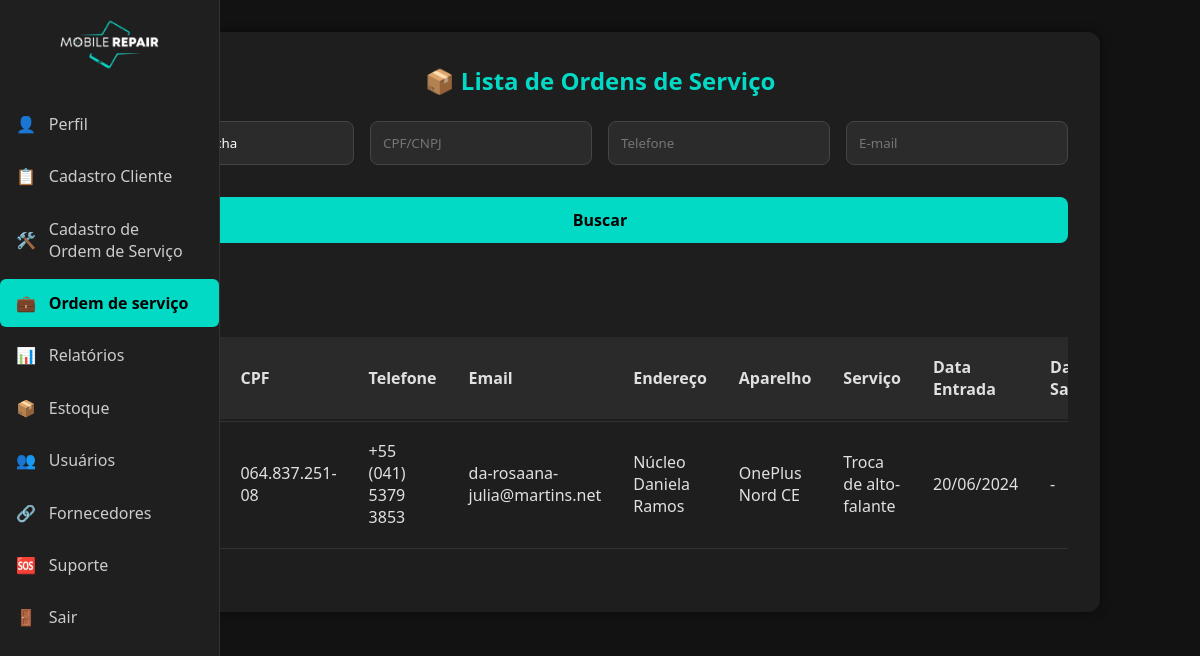
/ordem_serv.php?nome=Lorenzo Rocha (signed in), run on the app's committed database.
### tables this page shows
CREATE TABLE `ordem_serv` (
  `id_ordem_serv` int(11) NOT NULL,
  `Aparelho` varchar(100) DEFAULT NULL,
  `servico` varchar(255) DEFAULT NULL,
  `status` varchar(50) DEFAULT NULL,
  `valor` decimal(10,2) DEFAULT NULL,
  `tipo_pagamento` varchar(50) DEFAULT NULL,
  `problema` varchar(255) DEFAULT NULL,
  `cpf` varchar(20) DEFAULT NULL,
  `idusuario` int(11) DEFAULT NULL,
  `data_entrada` date DEFAULT NULL,
  `data_saida` date DEFAULT NULL
);

CREATE TABLE `cliente` (
  `cpf` varchar(20) NOT NULL,
  `telefone` varchar(20) DEFAULT NULL,
  `nome` varchar(100) DEFAULT NULL,
  `email` varchar(100) DEFAULT NULL,
  `endereco` varchar(100) DEFAULT NULL
);

### ordem_serv.php (the view, shortened to what this page needs)
<?php
require_once 'conexao.php';
$menus = [
    'Gerente' => [
        ['href' => 'dashboard.php', 'icon' => '👤', 'text' => 'Perfil'],
        ['href' => 'cadastro-cliente.php', 'icon' => '📋', 'text' => 'Cadastro Cliente'],
        ['href' => 'cadastro-ordem_serv.php', 'icon' => '🛠️', 'text' => 'Cadastro de<br>Ordem de Serviço'],
        ['href' => 'ordem_serv.php', 'icon' => '💼', 'text' => 'Ordem de serviço'],
        ['href' => 'relatorio.php', 'icon' => '📊', 'text' => 'Relatórios'],
        ['href' => 'estoque.php', 'icon' => '📦', 'text' => 'Estoque'],
        ['href' => 'usuarios.php', 'icon' => '👥', 'text' => 'Usuários'],
        ['href' => 'fornecedor.php', 'icon' => '🔗', 'text' => 'Fornecedores'],
        ['href' => 'suporte.php', 'icon' => '🆘', 'text' => 'Suporte'],
        ['href' => 'logout.php', 'icon' => '🚪', 'text' => 'Sair']
    ],
    'Atendente' => [
        ['href' => 'dashboard.php', 'icon' => '👤', 'text' => 'Perfil'],
        ['href' => 'cadastro-cliente.php', 'icon' => '📋', 'text' => 'Cadastro Cliente'],
        ['href' => 'cadastro-ordem_serv.php', 'icon' => '🛠️', 'text' => 'Cadastro de<br>Ordem de Serviço'],
        ['href' => 'ordem_serv.php', 'icon' => '💼', 'text' => 'Ordem de serviço'],
        ['href' => 'estoque.php', 'icon' => '📦', 'text' => 'Estoque'],
        ['href' => 'fornecedor.php', 'icon' => '🔗', 'text' => 'Fornecedores'],
        ['href' => 'suporte.php', 'icon' => '🆘', 'text' => 'Suporte'],
        ['href' => 'logout.php', 'icon' => '🚪', 'text' => 'Sair']
    ],
    'Tecnico' => [
        ['href' => 'dashboard.php', 'icon' => '👤', 'text' => 'Perfil'],
        ['href' => 'ordem_serv.php', 'icon' => '💼', 'text' => 'Ordem de serviço'],
        ['href' => 'suporte.php', 'icon' => '🆘', 'text' => 'Suporte'],
        ['href' => 'logout.php', 'icon' => '🚪', 'text' => 'Sair']
    ],
];
$menuItems = isset($_SESSION['cargo']) && isset($menus[$_SESSION['cargo']]) ? $menus[$_SESSION['cargo']] : [];
function detectaTabelaCliente(PDO $pdo): ?array {
    $candidatas = ['cliente', 'clientes', 'usuario', 'usuarios'];
    foreach ($candidatas as $tbl) {
        $st = $pdo->prepare("SHOW TABLES LIKE :t");
        $t = $tbl;
        $st->bindParam(':t', $t);
        $st->execute();
        $cols = [];
        $q = $pdo->query("SHOW COLUMNS FROM `$tbl`");
        foreach ($q as $r) $cols[] = $r['Field'];
        $necessarias = ['nome', 'telefone', 'email', 'cpf', 'endereco'];
        $ok = !array_diff($necessarias, $cols);
        if ($ok) return ['nome' => $tbl, 'colunas' => $cols];
    }
    return null;
}
$tblCliente = detectaTabelaCliente($pdo);
$temCliente = (bool)$tblCliente;
$nome      = trim($_GET['nome'] ?? '');
$cpf_cnpj  = trim($_GET['cpf_cnpj'] ?? '');
$telefone  = trim($_GET['telefone'] ?? '');
$email     = trim($_GET['email'] ?? '');
$sql = "SELECT os.*";
if ($temCliente) {
    $sql .= ", c.nome AS nome_cliente, c.telefone AS telefone_cliente, c.email AS email_cliente, c.cpf AS cpf_cliente, c.endereco AS endereco_cliente";
    $sql .= " FROM ordem_serv os";
    $sql .= " LEFT JOIN `{$tblCliente['nome']}` c ON c.cpf = os.cpf";
} else {
    $sql .= ", os.nome AS nome_cliente, os.telefone AS telefone_cliente, os.email AS email_cliente, os.cpf AS cpf_cliente, os.endereco AS endereco_cliente";
    $sql .= " FROM ordem_serv os";
}
$sql .= " WHERE 1=1";
$params = [];
if ($nome !== '') {
    $sql .= $temCliente ? " AND c.nome LIKE :nome" : " AND os.nome LIKE :nome";
    $params[':nome'] = "%".$nome."%";
}
$sql .= " ORDER BY os.data_entrada DESC, os.id_ordem_serv DESC";
try {
    $stmt = $pdo->prepare($sql);
    $stmt->execute($params);
    $ordens = $stmt->fetchAll(PDO::FETCH_ASSOC);
} catch (PDOException $e) {
    die("Erro na consulta SQL: " . $e->getMessage() . "<br>SQL: " . $sql);
}
?>
<!DOCTYPE html>
<html lang="pt-br">
<head>
  <link rel="stylesheet" href="css/sidebar.css"/>
  <link rel="stylesheet" href="css/form.css" />
  <link rel="stylesheet" href="css/pedidos.css" />
</head>
<body>
  <nav class="sidebar">
    <div class="logo">
      <img src="img/logo.png" alt="Logo do sistema">
    </div>
    <ul class="menu">
      <?php foreach ($menuItems as $item): ?>
        <li><a href="<?php echo $item['href']; ?>" <?php echo $item['href'] === 'ordem_serv.php' ? 'class="active"' : ''; ?>><?php echo $item['icon']; ?> <span><?php echo $item['text']; ?></span></a></li>
      <?php endforeach; ?>
    </ul>
  </nav>
  <div class="form-container">
    <h2>📦 Lista de Ordens de Serviço</h2>
    <form id="filtro-form" method="get" style="margin-bottom: 2rem;">
      <div style="display:grid;grid-template-columns:repeat(auto-fit,minmax(200px,1fr));gap:1rem;">
        <input type="text" name="nome" value="<?php echo htmlspecialchars($nome); ?>" placeholder="Nome">
        <input type="text" name="cpf_cnpj" id="cpf_cnpj" value="<?php echo htmlspecialchars($cpf_cnpj); ?>" placeholder="CPF/CNPJ">
        <input type="text" name="telefone" id="telefone" value="<?php echo htmlspecialchars($telefone); ?>" placeholder="Telefone" maxlength="15">
        <input type="email" name="email" value="<?php echo htmlspecialchars($email); ?>" placeholder="E-mail">
      </div>
      <div style="margin-top:1rem;display:flex;gap:1rem;flex-wrap:wrap;">
        <button type="submit">Buscar</button>
        <a href="ordem_serv.php"><button type="button">Limpar</button></a>
      </div>
    </form>
      <div style="overflow-x:auto;">
      <table class="pedidos-table">
      <thead>
        <tr>
          <th>Cliente</th>
          <th>CPF</th>
          <th>Telefone</th>
          <th>Email</th>
          <th>Endereço</th>
          <th>Aparelho</th>
          <th>Serviço</th>
          <th>Data Entrada</th>
          <th>Data Saída</th>
        </tr>
      </thead>
      <tbody>
        <?php if (count($ordens)): ?>
          <?php foreach ($ordens as $o): ?>
            <tr data-id="<?php echo (int)$o['id_ordem_serv']; ?>">
              <td><?php echo htmlspecialchars($o['nome_cliente'] ?? '-'); ?></td>
              <td><?php echo htmlspecialchars($o['cpf_cliente'] ?? '-'); ?></td>
              <td><?php echo htmlspecialchars($o['telefone_cliente'] ?? '-'); ?></td>
              <td><?php echo htmlspecialchars($o['email_cliente'] ?? '-'); ?></td>
              <td><?php echo htmlspecialchars($o['endereco_cliente'] ?? '-'); ?></td>
              <td><?php echo htmlspecialchars($o['Aparelho'] ?? '-'); ?></td>
              <td><?php echo htmlspecialchars($o['servico'] ?? '-'); ?></td>
              <td><?php echo !empty($o['data_entrada']) ? date('d/m/Y', strtotime($o['data_entrada'])) : '-'; ?></td>
              <td><?php echo !empty($o['data_saida']) ? date('d/m/Y', strtotime($o['data_saida'])) : '-'; ?></td>
            </tr>
          <?php endforeach; ?>
        <?php else: ?>
          <tr><td colspan="13" style="text-align:center;">Nenhuma ordem encontrada.</td></tr>
        <?php endif; ?>
      </tbody>
    </table>
  </div>
</body>
</html>

### css/sidebar.css (style rules this page uses)
.sidebar { position: fixed; top: 0; left: 0; width: 70px; height: 100vh; background-color: #1f1f1f; border-right: 1px solid #333; overflow: hidden; transition: width 0.3s ease; z-index: 1000; }
.sidebar .logo { padding: 1.2rem; text-align: center; }
.sidebar .logo img { width: 50px; transition: width 0.3s; }
.sidebar .menu { list-style: none; padding-top: -1rem; padding-left: 0; padding-right: 0; }
.sidebar .menu li { margin: 0.3rem 0; }
.sidebar .menu li a { display: flex; align-items: center; gap: 0.8rem; text-decoration: none; color: #ccc; padding: 0.8rem 1rem; border-radius: 6px; transition: background-color 0.3s, color 0.3s; white-space: nowrap; overflow: hidden; position: relative; }
.sidebar .menu li a span { opacity: 0; visibility: hidden; transition: opacity 0.3s ease; }
.sidebar .menu li a.active { background-color: #03dac6; color: #000; font-weight: bold; }

### css/form.css (style rules this page uses)
* { margin: 0; padding: 0; box-sizing: border-box; font-family: 'Segoe UI', Tahoma, Geneva, Verdana, sans-serif; }
body { background-color: #121212; color: #e0e0e0; min-height: 100vh; }
.form-container { background-color: #1e1e1e; padding: 2rem; border-radius: 12px; box-shadow: 0 8px 24px rgba(0, 0, 0, 0.7); width: 100%; max-width: 600px; margin: 3rem auto; animation: fadeIn 0.5s ease-in-out; }
h2 { margin-bottom: 1.5rem; color: #03dac6; text-align: center; }
input, textarea, select { width: 100%; padding: 0.75rem; border: 1px solid #444; border-radius: 8px; background-color: #2b2b2b; color: #fff; margin-bottom: 1rem; }
button { width: 100%; padding: 0.75rem; background-color: #03dac6; color: #000; font-weight: bold; border: none; border-radius: 8px; font-size: 1rem; cursor: pointer; transition: background-color 0.3s ease; }

### css/pedidos.css (style rules this page uses)
body { background-color: #121212; color: #e0e0e0; font-family: 'Segoe UI', sans-serif; padding: 2rem; }
.form-container { max-width: 1000px; margin: 0 auto; background-color: #1e1e1e; padding: 2rem; border-radius: 12px; box-shadow: 0 0 10px rgba(0,0,0,0.5); }
h2 { text-align: center; color: #03dac6; margin-bottom: 1.5rem; }
.pedidos-table { width: 100%; border-collapse: collapse; margin-bottom: 2rem; }
.pedidos-table th, .pedidos-table td { padding: 1.2rem 1rem; text-align: left; vertical-align: middle; position: relative; }
.pedidos-table th { background-color: #2a2a2a; }
.pedidos-table tr { border-bottom: 1px solid transparent; position: relative; }
.pedidos-table tr::after { content: ''; position: absolute; top: 100%; left: 0; width: 100%; border-bottom: 1px solid #333; margin-top: 2px; }

### data on the page
ordem_serv: cliente.cpf "064.837.251-08", cliente.telefone "+55 (041) 5379 3853", cliente.email "da-rosaana-julia@martins.net", cliente.endereco "Núcleo Daniela Ramos", Aparelho "OnePlus Nord CE", servico "Troca de alto-falante", data_entrada "20/06/2024"

### other printed values
$item['icon'] "👤"
$item['text'] "Perfil"
$item['icon'] "📋"
$item['text'] "Cadastro Cliente"
$item['icon'] "🛠️"
$item['text'] "Cadastro de Ordem de Serviço"
$item['icon'] "💼"
$item['text'] "Ordem de serviço"
$item['icon'] "📊"
$item['text'] "Relatórios"
$item['icon'] "📦"
$item['text'] "Estoque"
$item['icon'] "👥"
$item['text'] "Usuários"
$item['icon'] "🔗"
